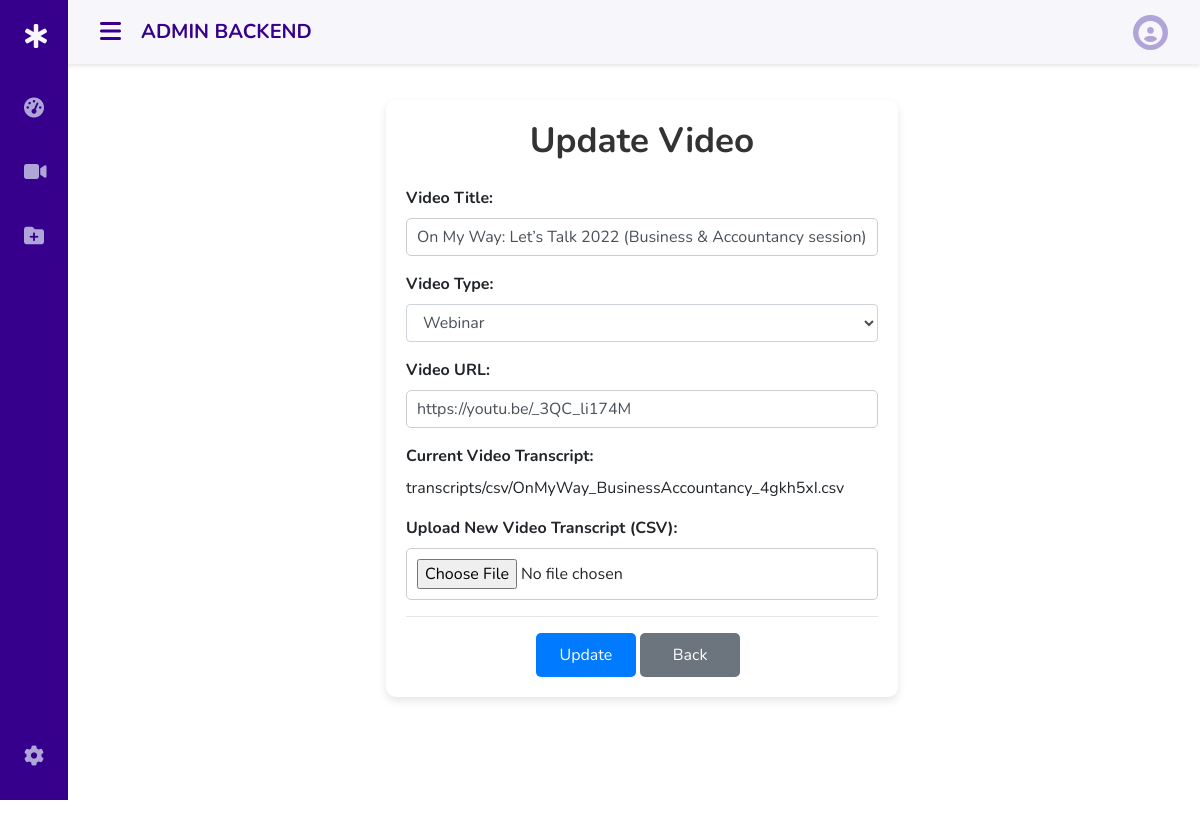
The app's page /update/13/ with its own data.
### app/models.py (models this page shows, shortened)
class Video(models.Model):
    VideoID = models.AutoField(primary_key=True)  # Assuming thr field to be an auto-incrementing numeric ID.
    VideoTitle = models.TextField()
    VideoType = models.TextField()
    VideoURL = models.URLField()
    VideoTranscript = models.FileField(upload_to='transcripts/csv/')  # The csv file will be uploaded to the 'transcripts/csv/' directory within the project.

### app/views.py (the view)
# urls.py: path('update/<int:pk>/', views.update_video, name='update_video'),
def update_video(request, pk):
    video = get_object_or_404(Video, pk=pk)
    if request.method == 'POST':
        form = VideoForm(request.POST, request.FILES, instance=video)
        if form.is_valid():
            form.save()
            return redirect('view_video')
    else:
        form = VideoForm(instance=video)
    return render(request, 'update_video.html', {'form': form})

### app/forms.py
class VideoForm(forms.ModelForm):
    VideoType_Choices = [
        ('Speech', 'Speech'),
        ('Webinar', 'Webinar'),
        ('Dialogue', 'Dialogue'),
        ('Podcast', 'Podcast'),
    ]
    VideoType = forms.ChoiceField(choices=VideoType_Choices, required=True)
    class Meta:
        model = Video
        fields = ['VideoTitle', 'VideoType', 'VideoURL', 'VideoTranscript']

### app/templates/update_video.html (shortened to what this page needs)
{% extends 'backend.html' %}
{% block content %}
<div class="container mt-5">
    <div class="row justify-content-center">
        <div class="col-md-6">
            <div class="card">
                <div class="card-body">
                    <h1 class="page-title text-center mb-4">Update Video</h1>
                    <form method="post" enctype="multipart/form-data" class="video-form" onsubmit="return confirm('Proceed to update?');">
                        <div class="mb-3">
                            <label for="{{ form.VideoTitle.id_for_label }}" class="form-label">Video Title:</label>
                            <input type="text" id="{{ form.VideoTitle.id_for_label }}" name="{{ form.VideoTitle.html_name }}" class="form-control" required value="{{ form.VideoTitle.value }}">
                        </div>
                        <div class="mb-3">
                            <label for="{{ form.VideoType.id_for_label }}" class="form-label">Video Type:</label>
                            <select id="{{ form.VideoType.id_for_label }}" name="{{ form.VideoType.html_name }}" class="form-control" required>
                                {% for value, label in form.VideoType.field.choices %}
                                    <option value="{{ value }}" {% if value == form.VideoType.value %}selected{% endif %}>{{ label }}</option>
                                {% endfor %}
                            </select>
                        </div>
                        <div class="mb-3">
                            <label for="{{ form.VideoURL.id_for_label }}" class="form-label">Video URL:</label>
                            <input type="url" id="{{ form.VideoURL.id_for_label }}" name="{{ form.VideoURL.html_name }}" class="form-control" required value="{{ form.VideoURL.value }}">
                        </div>
                        <div class="mb-3">
                            <label for="{{ form.VideoTranscript.id_for_label }}" class="form-label">Current Video Transcript:</label>
                            {% if form.instance.VideoTranscript %}
                                <p>{{ form.instance.VideoTranscript }}</p>
                            {% else %}
                                <p>No file uploaded.</p>
                            {% endif %}
                            <label for="{{ form.VideoTranscript.id_for_label }}" class="form-label">Upload New Video Transcript (CSV):</label>
                            <input type="file" id="{{ form.VideoTranscript.id_for_label }}" name="{{ form.VideoTranscript.html_name }}" class="form-control-file" accept=".csv">
                        </div>
                        <hr>
                        <div class="text-center">
                            <button type="submit" class="btn btn-primary">Update</button>
                            <a href="{% url 'view_video' %}" class="btn btn-secondary mr-2">Back</a>
                        </div>
                    </form>
                </div>
            </div>
        </div>
    </div>
</div>
{% endblock %}

### app/templates/update_video.html (style rules this page uses)
.page-title { font-size: 35px; font-weight: bold; color: #333; }
.card { border: none; border-radius: 10px; box-shadow: 0px 4px 8px rgba(0, 0, 0, 0.1); }
.video-form .form-label { font-weight: bold; }
input[type="text"], input[type="url"], input[type="file"] { width: 100%; padding: 10px; border: 1px solid #ccc; border-radius: 5px; font-size: 16px; }
.btn-primary { width: 100px; background-color: #007bff; color: #fff; border: none; border-radius: 5px; padding: 10px 20px; font-size: 16px; cursor: pointer; }
.btn-secondary { width: 100px; background-color: #6c757d; color: #fff; border: none; border-radius: 5px; padding: 10px 20px; font-size: 16px; cursor: pointer; }

### app/templates/backend.html (style rules this page uses)
:root { --header-height: 3rem; --nav-width: 68px; --first-color: #36008d; --first-color-light: #AFA5D9; --white-color: #F7F6FB; --body-font: 'Nunito', sans-serif; --normal-font-size: 1rem; --z-fixed: 100 }
body { position: relative; margin: var(--header-height) 0 0 0; padding: 0 1rem; font-family: var(--body-font); font-size: var(--normal-font-size); transition: .5s }
a { text-decoration: none }
@media screen and (min-width: 768px) { body { margin: calc(var(--header-height) + 1rem) 0 0 0; padding-left: calc(var(--nav-width) + 2rem) } }

### records on screen
Video: VideoTitle "On My Way: Let’s Talk 2022 (Business & Accountancy session)", VideoType "Webinar", VideoURL "https://youtu.be/_3QC_li174M", instance.VideoTranscript "transcripts/csv/OnMyWay_BusinessAccountancy_4gkh5xI.csv"
